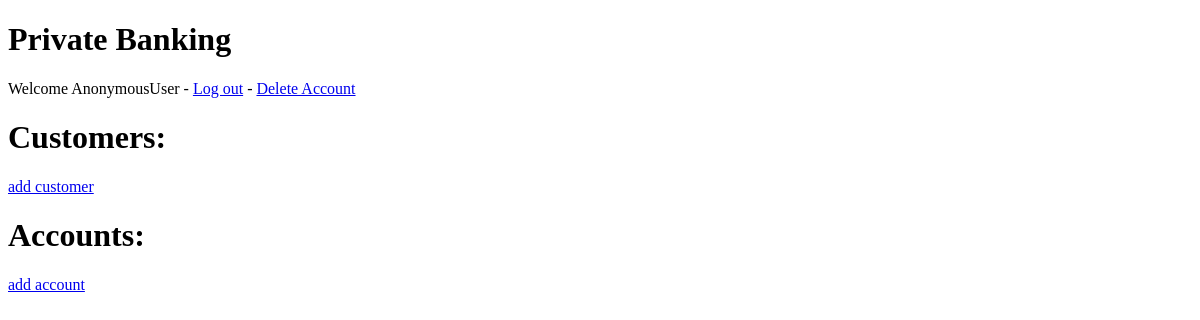
/banking_app/employee/, run on an earlier commit of the app's database.
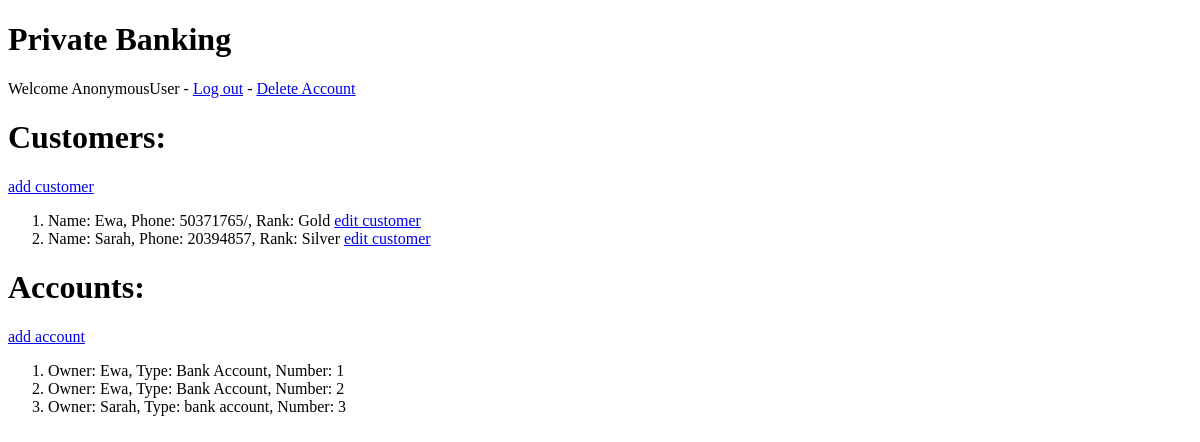
And on a later commit of the database.
### banking_app/models.py (models this page shows, shortened)
class Customer(models.Model):
    user = models.OneToOneField(User, on_delete=models.CASCADE)
    phone = models.CharField(null=True, max_length=200)
    class Rank(models.TextChoices):
        BASIC = 'Basic'
        SILVER = 'Silver'
        GOLD = 'Gold'
    rank = models.CharField(choices=Rank.choices, default=Rank.BASIC, max_length=200)

class Account(models.Model):
    customer = models.ForeignKey(Customer, on_delete=models.CASCADE)
    class AccountType(models.TextChoices):
        BANK_ACCOUNT = 'Bank Account'
        LOAN = 'Loan'
    account_type = models.CharField(choices=AccountType.choices, default=AccountType.BANK_ACCOUNT, max_length=200)

### banking_app/views.py (the view)
# urls.py: path('employee/', views.employee, name='employee'),
def employee(request):
    customers = Customer.objects.all()
    accounts = Account.objects.all()
    context = {'customers': customers, 'accounts': accounts}
    return render(request, 'banking_app/employee.html', context)

### banking_app/templates/banking_app/employee.html
{% extends 'banking_app/base.html' %} {% block content %}
<h1>Customers:</h1>
<a href={% url 'banking_app:add_customer' %}>add customer</a>
<ol>
  {% for customer in customers %}
  <li>Name: {{ customer.user }}, Phone: {{ customer.phone }}, Rank: {{ customer.rank }} <a href="{% url 'banking_app:edit_customer' customer_id=customer.pk%}">edit customer</a></li>
  {% endfor %}
</ol>
<h1>Accounts:</h1>
<a href={% url 'banking_app:add_account' %}>add account</a>
<ol>
  {% for account in accounts %}
  <li>Owner: {{ account.customer.user }}, Type: {{ account.account_type }}, Number: {{ account.pk }}</li>
  {% endfor %}
</ol>
{% endblock %}

What changed in the data, as far as the page shows it:
added Customer: user "Ewa", phone "50371765/", rank "Gold"
added Customer: user "Sarah", phone "20394857", rank "Silver"
added Account: customer.user "Ewa", account_type "Bank Account", pk "1"
added Account: customer.user "Ewa", account_type "Bank Account", pk "2"
added Account: customer.user "Sarah", account_type "bank account", pk "3"
